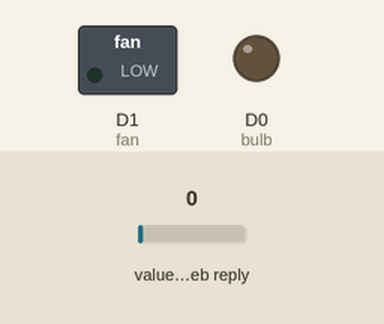
The sketch below on a simulated ESP8266 (NodeMCU). Shown: switched loads named in the sketch (green lamp = pin HIGH), output pins drawn as LEDs (lit = HIGH). The test bench sets the inputs (shaded band); at power-on: value in the web reply 0. WiFi joins after 1.5 s; servers stay silent unless stated; web services answer with replies made up by the test bench; what the sketch prints to the serial monitor is not drawn.

Above: at 3.2 s.
3.3 s: value in the web reply set to 2
At 8.4 s:
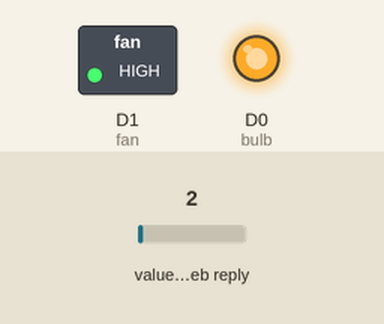
Timing chart, 0 to 9.9 s (numbered marks = the images above; inputs shaded):
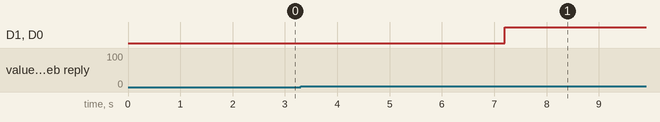

The sketch:

home_automation.ino
```cpp
#include <ESP8266WiFi.h>
#include <ThingSpeak.h>

int bulb=D0;
int fan=D1;

unsigned long channel1=2332537;
unsigned long channel2=2270883;

char* ssid="numair";
char* password="123456789";

WiFiClient client;

void setup() {
  pinMode(bulb,OUTPUT);
  pinMode(fan,OUTPUT);
  Serial.begin(9600);
  WiFi.mode(WIFI_STA);
  Serial.print("Connecting...");
  WiFi.begin(ssid,password);
  while(WiFi.status()!=WL_CONNECTED) {
    Serial.print(".");
    delay(1000);
  }
  Serial.println("Connected");
  ThingSpeak.begin(client);
}

void loop() {
  unsigned int bulbStatus=ThingSpeak.readIntField(channel1,1);
  unsigned int fanStatus=ThingSpeak.readIntField(channel2,1);
  Serial.print("Bulb Status: ");
  Serial.print(bulbStatus);
  Serial.print(",Fan Status: ");
  Serial.println(fanStatus);
  if(bulbStatus>0) {
    digitalWrite(bulb,1);
  } else {
    digitalWrite(bulb,0);
  }
  if(fanStatus>0){
    digitalWrite(fan,1);
  } else {
    digitalWrite(fan,0);
  }
  delay(4000);
}
```

Measured:
- after the input at 3.3 s, D1 (fan), D0 (bulb): LOW → HIGH after 3.9 s
